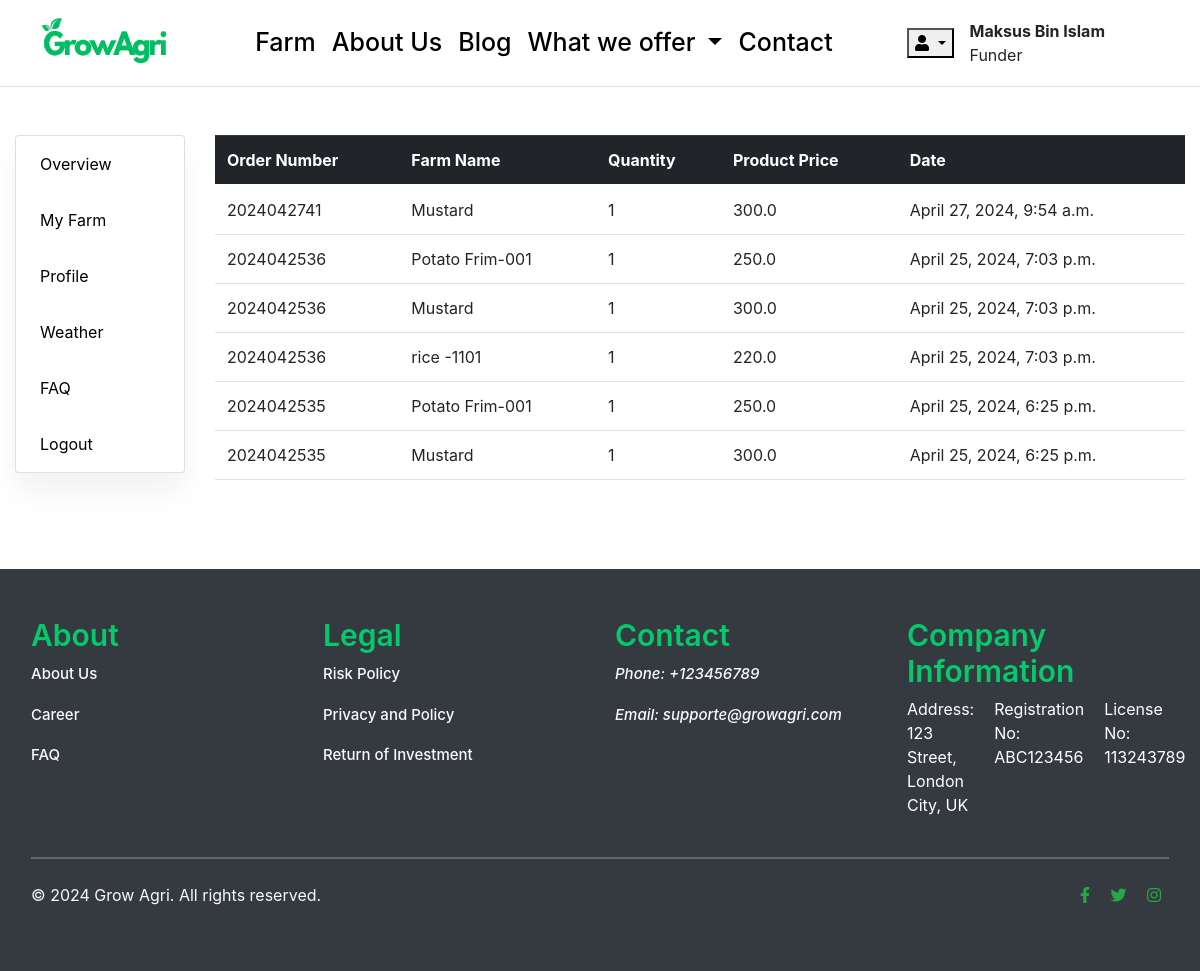
The app's page /accounts/my_funds/ (signed in) with its own data.
### accounts/models.py (models this page shows, shortened)
class Account(AbstractBaseUser):
    first_name   = models.CharField(max_length=50)
    last_name    = models.CharField(max_length=50)
    username     = models.CharField(max_length=50, unique=True)
    email        = models.EmailField(max_length=100, unique=True)
    phone_number = models.CharField(max_length=50)
    date_joined  = models.DateTimeField(auto_now_add=True)
    last_login   = models.DateTimeField(auto_now_add=True)
    is_admin     = models.BooleanField(default=False)
    is_staff     = models.BooleanField(default=False)
    is_active     = models.BooleanField(default=False)
    is_superadmin     = models.BooleanField(default=False)
    USERNAME_FIELD = 'email'
    REQUIRED_FIELDS = ['username', 'first_name', 'last_name']
    objects = MyAccountManager()

### funds/models.py (models this page shows, shortened)
class Order(models.Model):
    STATUS = (
        ('New', 'New'),
        ('Accepted', 'Accepted'),
        ('Completed', 'Completed'),
        ('Cancelled', 'Cancelled'),
    )
    user = models.ForeignKey(Account, on_delete=models.SET_NULL, null=True)
    payment = models.ForeignKey(Payment, on_delete=models.SET_NULL, blank=True, null=True)
    order_number = models.CharField(max_length=20)
    bank_name = models.CharField(max_length=50)
    account_name = models.CharField(max_length=50)
    account_number = models.CharField(max_length=50)
    branch_name = models.CharField(max_length=50)
    paypal_account_name = models.CharField(max_length=50)
    paypal_email = models.CharField(max_length=50)
    roi = models.FloatField(null=True)
    status = models.CharField(max_length=10, choices=STATUS, default='New')
    ip = models.CharField(blank=True, max_length=20)
    is_ordered = models.BooleanField(default=False)
    created_at = models.DateTimeField(auto_now_add=True)
    updated_at = models.DateTimeField(auto_now=True)

class OrderProduct(models.Model):
    order = models.ForeignKey(Order, on_delete=models.CASCADE)
    payment = models.ForeignKey(Payment, on_delete=models.SET_NULL, blank=True, null=True)
    user = models.ForeignKey(Account, on_delete=models.CASCADE)
    product = models.ForeignKey(Farm, on_delete=models.CASCADE)
    quantity = models.IntegerField()
    product_price = models.FloatField()
    ordered = models.BooleanField(default=False)
    created_at = models.DateTimeField(auto_now_add=True)
    updated_at = models.DateTimeField(auto_now=True)

### farm/models.py (models this page shows, shortened)
class Farm(models.Model):
    farm_name = models.CharField(max_length=200, unique=True)
    slug = models.SlugField(max_length=200, unique=True, blank=True)
    description = models.TextField(max_length=500, blank=True)
    price = models.IntegerField()
    images = models.ImageField(upload_to='photos/farm')
    stock = models.IntegerField()
    is_available = models.BooleanField(default=True)
    category = models.ForeignKey(CropType, on_delete=models.CASCADE)
    created_date = models.DateTimeField(auto_now_add=True)
    modified_date = models.DateTimeField(auto_now=True)
    campaign_status = models.CharField(max_length=20, choices=[('draft', 'Draft'), ('active', 'Active'), ('completed', 'Completed')], default='draft')
    location = models.CharField(max_length=200, default='')  # Location of the farm
    duration = models.IntegerField(default=None, null=True, blank=True)
    custom_percentage = models.FloatField(validators=[MinValueValidator(0)], null=True, blank=True)

### accounts/views.py (the view)
# urls.py: path('my_funds/', views.my_funds, name='my_funds')
def my_funds(request):
    orders = Order.objects.filter(user=request.user, is_ordered=True).order_by('-created_at')
    order_products = []
    for order in orders:
        order_products.extend(order.orderproduct_set.all())
    context = {
        'orders': orders,
        'order_products': order_products,
    }
    return render(request, 'dashboard/my_funds.html', context)

### carts/context_processors.py (called while the page is built)
def counter(request):
    cart_count = 0
    if 'admin' in request.path:
        return {}
    else:
        try:
            cart = Cart.objects.filter(cart_id=_cart_id(request))
            if request.user.is_authenticated:
                cart_items = CartItem.objects.all().filter(user=request.user)
            else:
                cart_items = CartItem.objects.filter(cart=cart[:1])
            for cart_item in cart_items:
                cart_count += cart_item.quantity
        except Cart.DoesNotExist:
            cart_count = 0
    return {'cart_count': cart_count}

### carts/views.py (called while the page is built)
def _cart_id(request):
    cart = request.session.session_key
    if not cart:
        cart = request.session.create()
    return cart

### projects/context_processors.py (called while the page is built)
def menu_links(request):
    links = CropType.objects.all()
    return dict(links=links)

### templates/dashboard/my_funds.html (shortened to what this page needs)
{% extends "base.html" %}
{% load static %}
{% block content %}
<div class="container-fluid h-100 my-5 drawer_container">
    <div class="row">
       {% include "includes/dashboard_sidebar.html" %}
            <div class="row">
                <div class="col-md-12">
                    <table class="table">
                        <thead class="thead-dark">
                            <tr>
                                <th scope="col">Order Number</th>
                                <th scope="col">Farm Name</th>
                                <th scope="col">Quantity</th>
                                <th scope="col">Product Price</th>
                                <th scope="col">Date</th>
                            </tr>
                        </thead>
                        <tbody>
                            {% for order in orders %}
                                {% for order_product in order.orderproduct_set.all %}
                                    <tr>
                                        <td>{{ order.order_number }}</td>
                                        <td>{{ order_product.product.farm_name }}</td>
                                        <td>{{ order_product.quantity }}</td>
                                        <td>{{ order_product.product_price }}</td>
                                        <td>{{ order_product.created_at }}</td>
                                    </tr>
                                {% endfor %}
                            {% endfor %}
                        </tbody>
                    </table>
                </div>
            </div>
        </div>
    </div>
</div>
{% endblock content %}

### templates/includes/header.html (shortened to what this page needs)
{% load static %}
<nav class="navbar navbar-expand-lg border-bottom navbar-light">
    <div class="container-fluid">
        <a class="mb-0 h1 logo_text" href="{% url 'home' %}">
            <img src="{% static 'images/logo.png' %}" height="70" width="150" alt="">
        </a>
        <div class="collapse navbar-collapse" id="navbarSupportedContent">
            <ul class="navbar-nav mx-auto mb-2 mb-lg-0">
                <li class="nav-item">
                    <a class="nav-link link_item" href="{% url 'farm' %}">Farm</a>
                </li>
                <li class="nav-item">
                    <a class="nav-link link_item" href="{% url 'about-us' %}">About Us</a>
                </li>
                <li class="nav-item">
                    <a class="nav-link link_item" href="{% url 'blog_list' %}">Blog</a>
                </li>
                <li class="nav-item dropdown">
                    <a class="nav-link link_item dropdown-toggle" href="#" id="navbarDropdown" role="button" data-toggle="dropdown" aria-haspopup="true" aria-expanded="false">
                        What we offer
                    </a>
                </li>
                <li class="nav-item">
                    <a class="nav-link link_item" href="{% url 'contact' %}">Contact</a>
                </li>
            </ul>
            {% if user.is_authenticated %}
            <div class="d-flex align-items-center me-5">
                <div class="dropdown me-3">
                    <button class="dropdown-toggle user_toggle" type="button" id="dropdownMenuButton1"
                        data-bs-toggle="dropdown" aria-expanded="false">
                        <i class="fa fa-user" aria-hidden="true"></i>
                    </button>
                </div>
                <div class="me-3">
                    <p class="m-0 m-0 fw-bold"> {{ user.first_name }} </p>
                    <p class="m-0 m-0">Funder</p>
                </div>
            </div>
            {% else %}
            <div>
                <a href="{% url 'register' %}" class="btn btn-primary custom_button">Sign Up</a>
                <a href="{% url 'login' %}" class="btn btn-outline-secondary custom_button">Login</a>
            </div>
            {% endif %}
        </div>
    </div>
</nav>

### static/css/style.css (style rules this page uses)
.logo_text { color: #0c0c0c; text-decoration: none; font-size: 50px; }
.link_item { color: #000000 !important; font-size: 25px; font-weight: 500; }
.nav-link { display: block; padding: .5rem 1rem; color: #000000; text-decoration: none; transition: color .15s ease-in-out,background-color .15s ease-in-out,border-color .15s ease-in-out; }

### records on screen
Account: first_name "Maksus Bin Islam"
Order: order_number "2024042741"
OrderProduct: product.farm_name "Mustard", quantity "1", product_price "300.0", created_at "April 27, 2024, 9:54 a.m."
Order: order_number "2024042536"
OrderProduct: product.farm_name "Potato Frim-001", quantity "1", product_price "250.0", created_at "April 25, 2024, 7:03 p.m."
OrderProduct: product.farm_name "Mustard", quantity "1", product_price "300.0", created_at "April 25, 2024, 7:03 p.m."
OrderProduct: product.farm_name "rice -1101", quantity "1", product_price "220.0", created_at "April 25, 2024, 7:03 p.m."
Order: order_number "2024042535"
OrderProduct: product.farm_name "Potato Frim-001", quantity "1", product_price "250.0", created_at "April 25, 2024, 6:25 p.m."
OrderProduct: product.farm_name "Mustard", quantity "1", product_price "300.0", created_at "April 25, 2024, 6:25 p.m."
